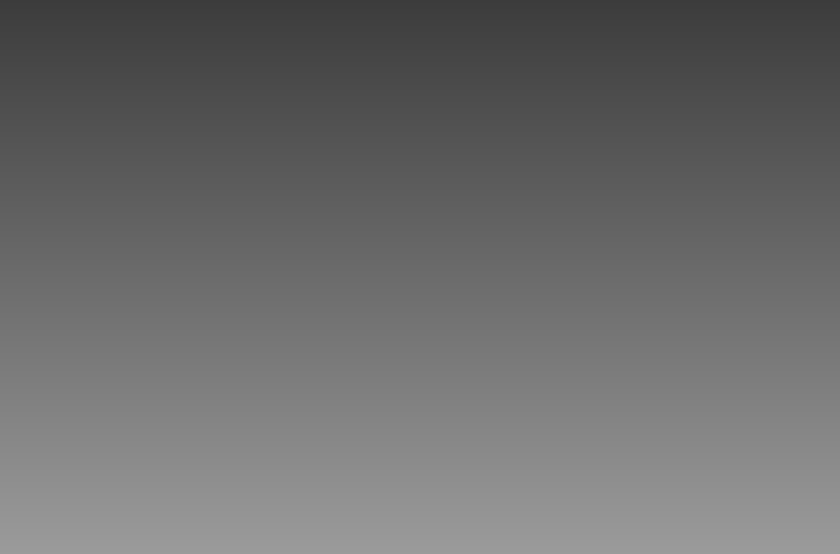
<?xml version="1.0" encoding="UTF-8"?>
<ui version="4.0">
 <class>dashboardForm</class>
 <widget class="QWidget" name="dashboardForm">
  <property name="geometry">
   <rect>
    <x>0</x>
    <y>0</y>
    <width>840</width>
    <height>554</height>
   </rect>
  </property>
  <property name="windowTitle">
   <string>Form</string>
  </property>
  <property name="styleSheet">
   <string notr="true">#dashboardForm
{
background-color: qlineargradient(spread:pad, x1:0, y1:0, x2:0, y2:1, stop:0 rgba(60,60,60, 255), stop:1 rgba(155,155, 155, 255));
}</string>
  </property>
 </widget>
 <resources/>
 <connections/>
</ui>
